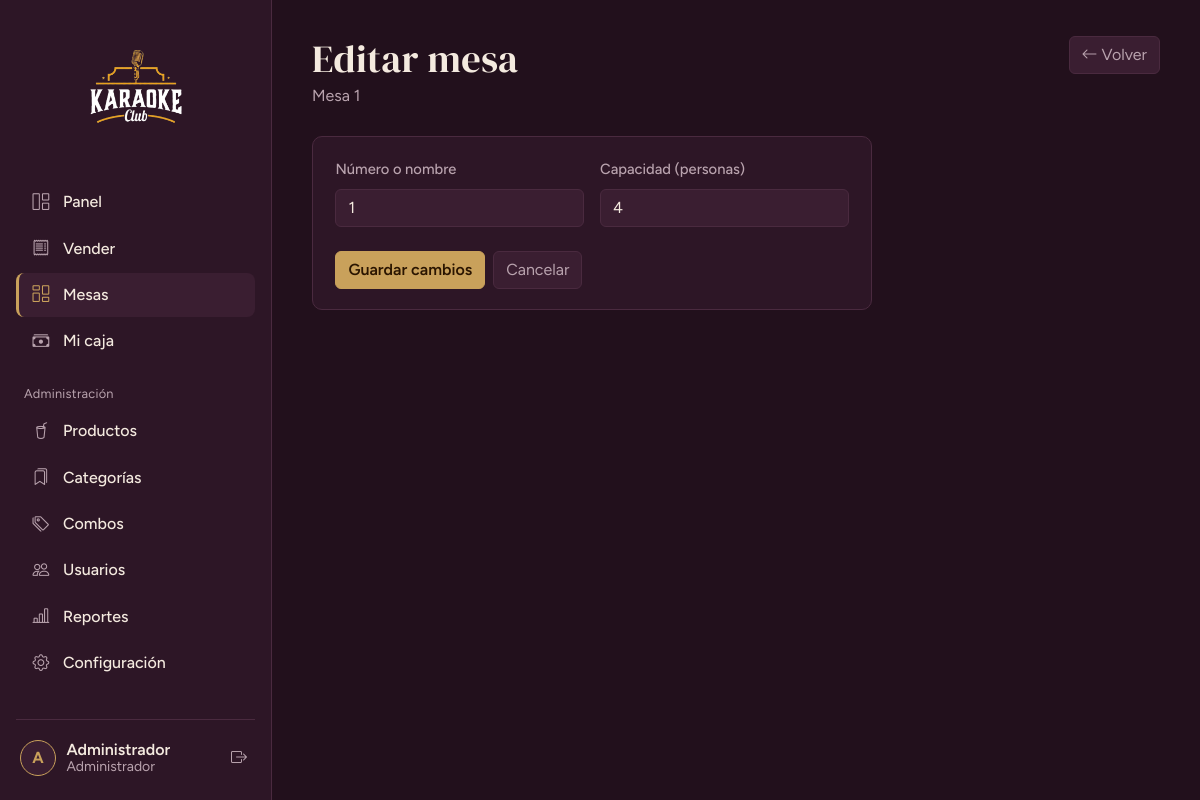
/mesas/editar/1 (signed in), run on the app's committed database.
### tables this page shows
CREATE TABLE IF NOT EXISTS usuarios (
  id          INT UNSIGNED PRIMARY KEY AUTO_INCREMENT,
  rol_id      TINYINT UNSIGNED NOT NULL,
  nombre      VARCHAR(100) NOT NULL,
  usuario     VARCHAR(50)  NOT NULL UNIQUE,
  password    VARCHAR(255) NOT NULL,            
  telefono    VARCHAR(20)  NULL,
  estado      TINYINT(1) NOT NULL DEFAULT 1,    
  ultimo_login DATETIME NULL,
  created_at  TIMESTAMP NOT NULL DEFAULT CURRENT_TIMESTAMP,
  CONSTRAINT fk_usuarios_rol FOREIGN KEY (rol_id) REFERENCES roles(id)
);

CREATE TABLE IF NOT EXISTS mesas (
  id         INT UNSIGNED PRIMARY KEY AUTO_INCREMENT,
  numero     VARCHAR(20) NOT NULL UNIQUE,
  capacidad  TINYINT UNSIGNED NOT NULL DEFAULT 4,
  estado     ENUM('libre','ocupada','inactiva') NOT NULL DEFAULT 'libre'
);

### app/core/Controller.php (called while the page is built, shortened)
<?php
abstract class Controller
{
    protected function view(string $view, array $data = [], string $layout = 'main'): void
    {
        extract($data, EXTR_SKIP);
        require APP_PATH . "/views/$view.php";
        $content = ob_get_clean();
        require APP_PATH . "/views/layouts/$layout.php";
    }
    protected function requireAuth(array $roles = []): void
    {
        Auth::refresh();
    }
    protected function idOr404(string $id): int
    {
        $n = (int) $id;
        return $n;
    }
}

### app/controllers/MesasController.php (called while the page is built, shortened)
<?php
class MesasController extends Controller
{
    public function __construct()
    {
        $this->requireAuth();
    }
    public function editar(string $id = '0'): void
    {
        $id = $this->idOr404($id);
        $m  = Mesa::buscar($id) ?? $this->noExiste();
        $this->view('mesas/form', ['title' => 'Editar mesa', 'modo' => 'editar', 'm' => $m]);
    }
}

### app/core/Router.php (called while the page is built, shortened)
<?php
class Router
{
    public function dispatch(): void
    {
        try {
            $url   = trim((string) ($_GET['url'] ?? ''), '/');
            $parts = $url === '' ? [] : explode('/', $url);
            $c = strtolower($parts[0]);
            $m = $parts[1] ?? ($c === 'auth' ? 'login' : 'index');
            $params = array_slice($parts, 2);
            $obj = new $class();
            $ref = new ReflectionMethod($obj, $m);
            $ref->invokeArgs($obj, $params);
        } catch (AppException $e) {
            (new ErrorController())->show500($e->getMessage());
        } catch (Throwable $e) {
            error_log((string) $e);
            (new ErrorController())->show500(APP_ENV === 'development' ? $e->getMessage() : null);
        }
    }
}

### public/index.php (called while the page is built, shortened)
<?php
require APP_PATH . '/config/config.php';
spl_autoload_register(function (string $class): void {
    foreach (['core', 'controllers', 'models'] as $dir) {
        $file = APP_PATH . "/$dir/$class.php";
        if (is_file($file)) { require $file; return; }
    }
});
require APP_PATH . '/core/helpers.php';
(new Router())->dispatch();

### app/core/Database.php (called while the page is built, shortened)
<?php
class Database
{
    private static ?PDO $pdo = null;
    public static function pdo(): PDO
    {
        if (self::$pdo === null) {
            try {
                $dsn = 'mysql:host=' . DB_HOST . ';dbname=' . DB_NAME . ';charset=utf8mb4';
                self::$pdo = new PDO($dsn, DB_USER, DB_PASS, [
                    PDO::ATTR_ERRMODE            => PDO::ERRMODE_EXCEPTION,
                    PDO::ATTR_DEFAULT_FETCH_MODE => PDO::FETCH_ASSOC,
                    PDO::ATTR_EMULATE_PREPARES   => false,
                ]);
                self::$pdo->exec("SET time_zone = '-05:00'");
            } catch (PDOException $e) {
                error_log('DB connect: ' . $e->getMessage());
                throw new AppException('No se pudo conectar a la base de datos. Revisa que MySQL esté encendido en XAMPP y que hayas importado database/karaoke_club.sql.');
            }
        }
        return self::$pdo;
    }
    public static function all(string $sql, array $params = []): array
    {
        $st = self::pdo()->prepare($sql);
        $st->execute($params);
        return $st->fetchAll();
    }
    public static function one(string $sql, array $params = []): ?array
    {
        $st = self::pdo()->prepare($sql);
        $st->execute($params);
        $row = $st->fetch();
        return $row === false ? null : $row;
    }
}

### app/models/Mesa.php (called while the page is built, shortened)
<?php
class Mesa
{
    public static function buscar(int $id): ?array
    {
        return Database::one('SELECT * FROM mesas WHERE id = ?', [$id]);
    }
}

### app/core/helpers.php (called while the page is built, shortened)
<?php
function e(mixed $v): string { return htmlspecialchars((string) $v, ENT_QUOTES | ENT_SUBSTITUTE, 'UTF-8'); }
function url(string $path = ''): string { return BASE_URL . '/' . ltrim($path, '/'); }
function asset(string $path): string
{
    $file = ROOT_PATH . '/public/' . ltrim($path, '/');
    return url($path) . '?v=' . (is_file($file) ? filemtime($file) : 1);
}
function old(string $key, string $default = ''): string { return e($GLOBALS['_old'][$key] ?? $default); }

### app/models/Config.php (called while the page is built, shortened)
<?php
class Config
{
    private static ?array $cache = null;
    public static function get(string $clave, string $default = ''): string
    {
        if (self::$cache === null) {
            try {
                self::$cache = array_column(Database::all('SELECT clave, valor FROM configuracion'), 'valor', 'clave');
            } catch (Throwable $e) {
                self::$cache = [];
            }
        }
        return self::$cache[$clave] ?? $default;
    }
}

### app/config/menu.php (called while the page is built)
<?php
return [
  ['grupo' => '', 'items' => [
    ['label' => 'Panel',            'icon' => 'bi-grid-1x2',      'route' => 'dashboard', 'roles' => ['admin','cajero']],
    ['label' => 'Vender',           'icon' => 'bi-receipt',       'route' => 'ventas',    'roles' => ['admin','cajero']],
    ['label' => 'Mesas',            'icon' => 'bi-columns-gap',   'route' => 'mesas',     'roles' => ['admin','cajero']],
    ['label' => 'Mi caja',          'icon' => 'bi-cash-stack',    'route' => 'caja',      'roles' => ['admin','cajero']],
  ]],
  ['grupo' => 'Administración', 'items' => [
    ['label' => 'Productos',        'icon' => 'bi-cup-straw',     'route' => 'productos', 'roles' => ['admin']],
    ['label' => 'Categorías',       'icon' => 'bi-bookmarks',     'route' => 'categorias','roles' => ['admin']],
    ['label' => 'Combos',           'icon' => 'bi-tags',          'route' => 'combos',    'roles' => ['admin']],
    ['label' => 'Usuarios',         'icon' => 'bi-people',        'route' => 'usuarios',  'roles' => ['admin']],
    ['label' => 'Reportes',         'icon' => 'bi-bar-chart-line','route' => 'reportes',  'roles' => ['admin']],
    ['label' => 'Configuración',    'icon' => 'bi-gear',          'route' => 'configuracion', 'roles' => ['admin']],
  ]],
];

### app/core/Auth.php (called while the page is built, shortened)
<?php
class Auth
{
    public static function user(): ?array { return $_SESSION['user'] ?? null; }
    public static function id(): int { return (int) ($_SESSION['user']['id'] ?? 0); }
    public static function role(): string { return (string) ($_SESSION['user']['rol'] ?? ''); }
    public static function is(string ...$roles): bool { return in_array(self::role(), $roles, true); }
    public static function refresh(): void
    {
        $u = Usuario::buscarPorId(self::id());
    }
}

### app/models/Usuario.php (called while the page is built, shortened)
<?php
class Usuario
{
    public static function buscarPorId(int $id): ?array
    {
        return Database::one(
            'SELECT u.*, r.nombre AS rol FROM usuarios u JOIN roles r ON r.id = u.rol_id WHERE u.id = ? LIMIT 1',
            [$id]
        );
    }
}

### app/views/mesas/form.php (the view, shortened to what this page needs)
<?php $editar = $modo === 'editar'; ?>
<header class="page-head page-head--actions">
  <div>
    <h1><?= $editar ? 'Editar mesa' : 'Nueva mesa' ?></h1>
    <?php if ($editar): ?><p>Mesa <?= e($m['numero']) ?></p><?php endif; ?>
  </div>
  <a class="btn btn-outline-field" href="<?= url('mesas') ?>"><i class="bi bi-arrow-left"></i> Volver</a>
</header>
<section class="panel" style="max-width:560px">
  <form method="post" action="<?= url($editar ? 'mesas/actualizar/' . (int) $m['id'] : 'mesas/guardar') ?>" autocomplete="off">
    <div class="row g-3">
      <div class="col-md-6">
        <label class="form-label" for="numero">Número o nombre</label>
        <input class="form-control" id="numero" name="numero" maxlength="20" required value="<?= old('numero', $m['numero'] ?? '') ?>">
      </div>
      <div class="col-md-6">
        <label class="form-label" for="capacidad">Capacidad (personas)</label>
        <input class="form-control" id="capacidad" name="capacidad" type="number" min="1" max="30" required value="<?= old('capacidad', (string) ($m['capacidad'] ?? '4')) ?>">
      </div>
    </div>
    <div class="mt-4 d-flex gap-2">
      <button class="btn btn-brass" type="submit"><?= $editar ? 'Guardar cambios' : 'Crear mesa' ?></button>
      <a class="btn btn-outline-field" href="<?= url('mesas') ?>">Cancelar</a>
    </div>
  </form>
</section>

### app/views/layouts/main.php (shortened to what this page needs)
<?php
$menu  = require APP_PATH . '/config/menu.php';
$user  = Auth::user();
$local = Config::get('nombre_local', 'Karaoke Club');
$inicial = mb_strtoupper(mb_substr($user['nombre'] ?? '?', 0, 1));
?>
<!doctype html>
<html lang="es" data-bs-theme="dark">
<head>
  <?php include APP_PATH . '/views/layouts/_head.php'; ?>
</head>
<body>
<div class="shell">
  <aside class="sidebar offcanvas-lg offcanvas-start" tabindex="-1" id="sidebar" aria-label="Menú principal">
    <div class="sidebar__brand">
      <img class="brand-logo brand-logo--sidebar" src="<?= asset('assets/logo.png') ?>" alt="<?= e($local) ?>">
    </div>
    <nav class="sidebar__nav">
      <?php foreach ($menu as $grupo):
          $items = array_filter($grupo['items'], fn($i) => in_array(Auth::role(), $i['roles'], true));
          if (!$items) continue; ?>
        <?php if ($grupo['grupo'] !== ''): ?><p class="nav-group"><?= e($grupo['grupo']) ?></p><?php endif; ?>
        <?php foreach ($items as $i):
            $activo = Router::$controller === $i['route']; ?>
          <a class="nav-item-link<?= $activo ? ' is-active' : '' ?>" href="<?= url($i['route']) ?>"<?= $activo ? ' aria-current="page"' : '' ?>>
            <i class="bi <?= e($i['icon']) ?>"></i><span><?= e($i['label']) ?></span>
          </a>
        <?php endforeach; ?>
      <?php endforeach; ?>
    </nav>
    <div class="sidebar__user">
      <a class="user-chip" href="<?= url('perfil') ?>" title="Mi perfil">
        <span class="avatar"><?= e($inicial) ?></span>
        <span class="user-chip__text">
          <strong><?= e($user['nombre']) ?></strong>
          <small><?= Auth::is('admin') ? 'Administrador' : 'Cajero' ?></small>
        </span>
      </a>
      <form method="post" action="<?= url('auth/logout') ?>" data-confirm="¿Cerrar sesión?" data-confirm-button="Sí, salir">
        <button class="btn btn-icon" type="submit" title="Cerrar sesión" aria-label="Cerrar sesión"><i class="bi bi-box-arrow-right"></i></button>
      </form>
    </div>
  </aside>
  <main class="content">
    <?= $content ?>
  </main>
</div>
</body>
</html>

### public/assets/css/app.css (style rules this page uses)
:root { --bg: #22101C; --surface: #2D1626; --surface-2: #3A1E31; --line: #4A2A3F; --text: #F4EADF; --muted: #B9A3AE; --brass: #C9A15B; --brass-hi: #E3C07F; --libre: #7FB89A; --ocupada: #F2668B; --danger: #E5604D; --radius: 10px; --font-display: "DM Serif Display", Georgia, serif; --font-ui: "Figtree", system-ui, -apple-system, "Segoe UI", sans-serif; }
[data-bs-theme="dark"] { --bs-body-bg: var(--bg); --bs-body-color: var(--text); --bs-body-font-family: var(--font-ui); --bs-border-color: var(--line); --bs-secondary-color: var(--muted); --bs-link-color: var(--brass); --bs-link-hover-color: var(--brass-hi); }
body { background: var(--bg); color: var(--text); font-family: var(--font-ui); }
h1, h2, h3 { font-family: var(--font-display); font-weight: 400; letter-spacing: .01em; }
.btn-brass { background: var(--brass); border-color: var(--brass); color: #2A1500; font-weight: 600; }
.btn-outline-field { border-color: var(--line); color: var(--muted); background: var(--surface-2); }
.btn-icon { background: transparent; border: 0; color: var(--muted); padding: .35rem .5rem; }
.form-label { color: var(--muted); font-weight: 500; font-size: .92rem; }
.form-control { background: var(--surface-2); border-color: var(--line); color: var(--text); }
.shell { min-height: 100vh; }
.content { padding: 1.75rem 1.25rem 3rem; max-width: 1280px; }
.sidebar { --bs-offcanvas-width: 280px; background: var(--surface) !important; border-right: 1px solid var(--line) !important; display: flex; flex-direction: column; padding: 1.25rem 1rem; }
@media (min-width: 992px) { .shell { display: grid; grid-template-columns: 272px minmax(0, 1fr); } }
@media (min-width: 992px) { .sidebar { position: sticky; top: 0; height: 100vh; width: auto !important; } }
@media (min-width: 992px) { .content { padding: 2.25rem 2.5rem 3rem; } }
.sidebar__brand { display: flex; align-items: center; gap: .75rem; padding: .25rem .5rem 1.5rem; }
.brand-logo { display: block; object-fit: contain; }
.brand-logo--sidebar { width: 176px; height: 132px; margin: 0 auto; }
.sidebar__nav { flex: 1; overflow-y: auto; }
.nav-group { margin: 1.25rem .5rem .4rem; font-size: .8rem; color: var(--muted); letter-spacing: .02em; }
.nav-item-link { display: flex; align-items: center; gap: .75rem; padding: .6rem .75rem; margin-bottom: 2px; border-radius: 8px; color: var(--text); text-decoration: none; font-weight: 500; border-left: 3px solid transparent; }
.nav-item-link i { font-size: 1.05rem; color: var(--muted); width: 1.25rem; text-align: center; }
.nav-item-link.is-active { background: var(--surface-2); border-left-color: var(--brass); }
.nav-item-link.is-active i { color: var(--brass); }
.sidebar__user { display: flex; align-items: center; gap: .5rem; padding-top: 1rem; border-top: 1px solid var(--line); }
.user-chip { flex: 1; display: flex; align-items: center; gap: .65rem; min-width: 0; text-decoration: none; color: var(--text); padding: .25rem; border-radius: 8px; }
.avatar { display: grid; place-items: center; width: 36px; height: 36px; border-radius: 50%; background: var(--surface-2); border: 1px solid var(--brass); color: var(--brass); font-weight: 700; flex: none; }
.user-chip__text { display: flex; flex-direction: column; min-width: 0; line-height: 1.2; }
.user-chip__text strong { font-weight: 600; white-space: nowrap; overflow: hidden; text-overflow: ellipsis; }
.user-chip__text small { color: var(--muted); }
.page-head { margin-bottom: 1.75rem; }
.page-head h1 { font-size: clamp(1.9rem, 3.2vw, 2.6rem); margin: 0 0 .15rem; }
.page-head p { color: var(--muted); margin: 0; }
.panel { background: var(--surface); border: 1px solid var(--line); border-radius: var(--radius); padding: 1.25rem 1.4rem; }
.page-head--actions { display: flex; justify-content: space-between; align-items: flex-start; gap: 1rem; flex-wrap: wrap; }
.form-control::placeholder { color: #8c7683; }

### data on the page
usuarios: nombre "A", nombre "Administrador"
mesas: numero "1", capacidad "4"

### other printed values
$i['label'] "Panel"
$i['label'] "Vender"
$i['label'] "Mesas"
$i['label'] "Mi caja"
$grupo['grupo'] "Administración"
$i['label'] "Productos"
$i['label'] "Categorías"
$i['label'] "Combos"
$i['label'] "Usuarios"
$i['label'] "Reportes"
$i['label'] "Configuración"
